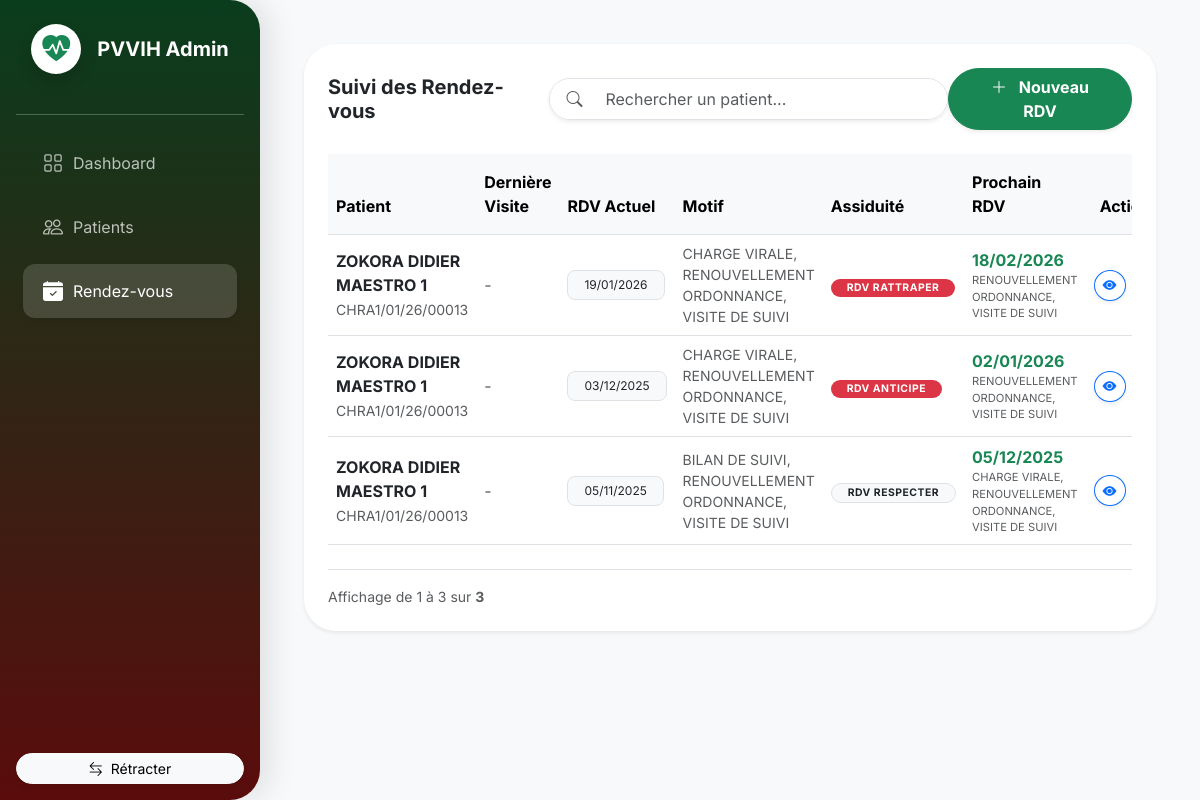
Screenshot of /pages/rendez_vous.php with the database file from the repository.
### tables this page shows
CREATE TABLE IF NOT EXISTS `rendez_vous` (
  `id` int NOT NULL AUTO_INCREMENT,
  `patient_id` int DEFAULT NULL,
  `date_derniere_visite` date DEFAULT NULL,
  `date_rdv` date DEFAULT NULL,
  `motif_rdv` varchar(250) DEFAULT NULL,
  `molecule` varchar(20) DEFAULT NULL,
  `duree_traitement` int DEFAULT NULL,
  `assiduite` varchar(50) DEFAULT NULL,
  `date_prochain_rdv` date DEFAULT NULL,
  `motif_prochain_rdv` varchar(250) DEFAULT NULL,
  PRIMARY KEY (`id`),
  KEY `patient_id` (`patient_id`),
  CONSTRAINT `rendez_vous_ibfk_1` FOREIGN KEY (`patient_id`) REFERENCES `patients` (`id`) ON DELETE CASCADE
);

CREATE TABLE IF NOT EXISTS `patients` (
  `id` int NOT NULL AUTO_INCREMENT,
  `code` varchar(50) NOT NULL,
  `nom` varchar(100) DEFAULT NULL,
  `prenoms` varchar(100) DEFAULT NULL,
  `sexe` char(1) DEFAULT NULL,
  `date_naissance` date DEFAULT NULL,
  `age` int DEFAULT NULL,
  `quartier` varchar(100) DEFAULT NULL,
  `telephone1` varchar(20) DEFAULT NULL,
  `telephone2` varchar(20) DEFAULT NULL,
  `categorie` varchar(50) DEFAULT NULL,
  PRIMARY KEY (`id`),
  UNIQUE KEY `code` (`code`)
);

### pages/rendez_vous.php (the view, shortened to what this page needs)
<?php
require_once '../config/db.php';
$elements_par_page = 10;
$page_actuelle = isset($_GET['p']) ? (int)$_GET['p'] : 1;
$debut = ($page_actuelle - 1) * $elements_par_page;
$total_query = $pdo->query("SELECT COUNT(*) FROM rendez_vous");
$total_rdv = $total_query->fetchColumn();
$sql = "SELECT r.*, p.nom, p.prenoms, p.code
        FROM rendez_vous r
        JOIN patients p ON r.patient_id = p.id
        ORDER BY r.date_rdv DESC
        LIMIT $debut, $elements_par_page";
$stmt = $pdo->query($sql);
function getAssiduiteBadge($status) {
    switch (trim(strtoupper($status))) {
        case 'RDV ANTICIPE': return 'bg-danger text-white';
        case 'RDV RATTRAPER': return 'bg-danger text-white';
        default: return 'bg-light text-dark border';
    }
}
?>
<!DOCTYPE html>
<html lang="fr">
<head>
    <link href="https://cdn.jsdelivr.net/npm/bootstrap@5.3.0/dist/css/bootstrap.min.css" rel="stylesheet">
    <link rel="stylesheet" href="https://cdn.jsdelivr.net/npm/bootstrap-icons@1.11.0/font/bootstrap-icons.css">
    <link rel="stylesheet" href="../css/styles.css">
</head>
<body>
<?php include '../includes/sidebar.php'; ?>
<div id="content">
    <div class="container-fluid px-4 mt-4">
        <div class="bg-white rounded-5 shadow-sm p-4 mb-4">
            <div class="d-flex justify-content-between align-items-center mb-4">
                <h5 class="fw-bold mb-0">Suivi des Rendez-vous</h5>
                <div class="input-group w-50 shadow-sm rounded-pill overflow-hidden border">
                    <span class="input-group-text bg-white border-0 ps-3">
                        <i class="bi bi-search text-muted"></i>
                    </span>
                    <input type="text" id="searchRdv" class="form-control border-0 py-2" placeholder="Rechercher un patient...">
                </div>
                <a href="nouveau_rdv.php" class="btn btn-success rounded-pill px-4 fw-bold shadow-sm">
                    <i class="bi bi-plus-lg me-2"></i> Nouveau RDV
                </a>
            </div>
            <div class="table-responsive">
                <table class="table table-hover align-middle mb-0" id="tableRdv">
                    <thead class="table-light border-bottom">
                        <tr>
                            <th class="py-3">Patient</th>
                            <th class="py-3">Dernière Visite</th>
                            <th class="py-3">RDV Actuel</th>
                            <th class="py-3">Motif</th>
                            <th class="py-3">Assiduité</th>
                            <th class="py-3">Prochain RDV</th>
                            <th class="py-3 text-center">Actions</th>
                        </tr>
                    </thead>
                    <tbody>
                        <?php if ($total_rdv > 0): ?>
                            <?php while ($row = $stmt->fetch()) : ?>
                                <tr>
                                    <td>
                                        <div class="fw-bold text-uppercase text-dark"><?= htmlspecialchars($row['nom'] . ' ' . $row['prenoms']) ?></div>
                                        <small class="text-muted"><?= htmlspecialchars($row['code']) ?></small>
                                    </td>
                                    <td class="text-muted">
                                        <?= $row['date_derniere_visite'] ? date('d/m/Y', strtotime($row['date_derniere_visite'])) : '-' ?>
                                    </td>
                                    <td>
                                        <span class="badge bg-light text-dark border px-3 py-2 fw-normal rounded-3">
                                            <?= date('d/m/Y', strtotime($row['date_rdv'])) ?>
                                        </span>
                                    </td>
                                    <td class="small text-muted" style="max-width: 250px;">
                                        <?= nl2br(htmlspecialchars($row['motif_rdv'])) ?>
                                    </td>
                                    <td>
                                        <span class="badge rounded-pill <?= getAssiduiteBadge($row['assiduite']) ?> px-3" style="font-size: 0.65rem; letter-spacing: 0.5px;">
                                            <?= strtoupper($row['assiduite']) ?>
                                        </span>
                                    </td>
                                    <td>
                                        <div class="fw-bold text-success"><?= date('d/m/Y', strtotime($row['date_prochain_rdv'])) ?></div>
                                        <div style="font-size: 0.7rem;" class="text-muted text-uppercase"><?= htmlspecialchars($row['motif_prochain_rdv'] ?? '') ?></div>
                                    </td>
                                    <td class="text-center">
                                        <div class="d-flex justify-content-center gap-2">
                                            <a href="detail_patient.php?id=<?= $row['patient_id'] ?>" class="btn btn-sm btn-outline-primary rounded-circle shadow-sm">
                                                <i class="bi bi-eye-fill"></i>
                                            </a>
                                        </div>
                                    </td>
                                </tr>
                            <?php endwhile; ?>
                        <?php else: ?>
                            <tr><td colspan="7" class="text-center py-4 text-muted">Aucun rendez-vous trouvé.</td></tr>
                        <?php endif; ?>
                    </tbody>
                </table>
            </div>
            <div class="d-flex justify-content-between align-items-center mt-4 border-top pt-3">
                <div class="text-muted small">
                    Affichage de <?= $total_rdv > 0 ? $debut + 1 : 0 ?> à <?= min($debut + $elements_par_page, $total_rdv) ?> sur <b><?= $total_rdv ?></b>
                </div>
            </div>
        </div>
    </div>
</div>
</body>
</html>

### css/styles.css (style rules this page uses)
:root { --side-gradient: linear-gradient(180deg, #0a3d1d 0%, #5a0c0c 100%); --bg-main: #f8f9fc; --transition: all 0.3s cubic-bezier(0.4, 0, 0.2, 1); --sidebar-width: 260px; --sidebar-collapsed-width: 85px; }
body { font-family: 'Inter', sans-serif; background-color: var(--bg-main); margin: 0; overflow-x: hidden; }
#content { margin-left: var(--sidebar-width); width: calc(100% - var(--sidebar-width)); transition: var(--transition); min-height: 100vh; padding: 20px; }

### pages/rendez_vous.php (style rules this page uses)
body { display: flex; min-height: 100vh; background-color: #f8f9fa; margin: 0; }
#content { flex-grow: 1; width: 100%; transition: all 0.3s; overflow-x: hidden; }
.table-responsive { overflow-x: auto; }

### rows the page displays
rendez_vous: patient.prenoms "ZOKORA DIDIER MAESTRO 1", patient.code "CHRA1/01/26/00013", date_rdv "19/01/2026", motif_rdv "CHARGE VIRALE, RENOUVELLEMENT ORDONNANCE, VISITE DE SUIVI", assiduite "RDV RATTRAPER", date_prochain_rdv "18/02/2026", motif_prochain_rdv "RENOUVELLEMENT ORDONNANCE, VISITE DE SUIVI"
rendez_vous: patient.prenoms "ZOKORA DIDIER MAESTRO 1", patient.code "CHRA1/01/26/00013", date_rdv "03/12/2025", motif_rdv "CHARGE VIRALE, RENOUVELLEMENT ORDONNANCE, VISITE DE SUIVI", assiduite "RDV ANTICIPE", date_prochain_rdv "02/01/2026", motif_prochain_rdv "RENOUVELLEMENT ORDONNANCE, VISITE DE SUIVI"
rendez_vous: patient.prenoms "ZOKORA DIDIER MAESTRO 1", patient.code "CHRA1/01/26/00013", date_rdv "05/11/2025", motif_rdv "BILAN DE SUIVI, RENOUVELLEMENT ORDONNANCE, VISITE DE SUIVI", assiduite "RDV RESPECTER", date_prochain_rdv "05/12/2025", motif_prochain_rdv "CHARGE VIRALE, RENOUVELLEMENT ORDONNANCE, VISITE DE SUIVI"

### other values shown
$debut + 1 "1"
min($debut + $elements_par_page, $total_rdv) "3"
$total_rdv "3"
